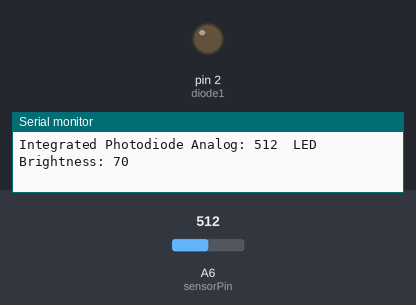
The sketch below on a simulated Arduino Nano, built with avr-gcc and run on an emulated ATmega328P. Shown: output pins drawn as LEDs (lit = HIGH), the last lines printed to the serial monitor. The test bench sets the inputs (shaded band); at power-on: A6 (sensorPin) = 512.

Above: at 7.2 s.
At 28.1 s:
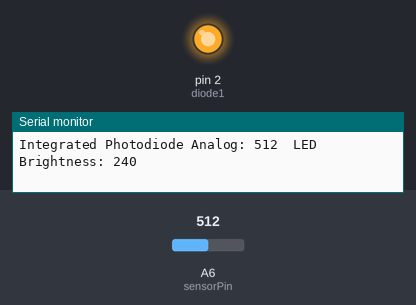
Timing chart, 0 to 71.5 s (numbered marks = the images above):
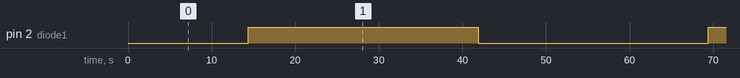

Measured:
- by itself, pin 2 (diode1): alternates HIGH for 27.5 s and LOW for 27.5 s

The sketch:

LED_dim_integrate_diode.ino
```cpp
int diode1 = 2;           // the PWM pin the LED is attached to
int brightness = 0;       // how bright the LED is
int fadeAmount = 10;      // how many points to fade the LED by
const int sensorPin = A6; // Define the analog input pin A6

// the setup routine runs once when you press reset:
void setup() {
  // declare pin 2 to be an output:
  pinMode(diode1, OUTPUT);
  Serial.begin(9600); // Initialize serial communication at 9600 baud rate
}

// the loop routine runs over and over again forever:
void loop() {
  unsigned long startTime = millis(); // Record the start time
  unsigned long sum = 0; // Variable to accumulate the sum of readings
  int count = 0; // Counter to keep track of the number of readings

  // Integrate the analog readings over 100ms
  while (millis() - startTime < 100) {
    sum += analogRead(sensorPin); // Add each reading to the sum
    count++; // Increment the count
  }

  // Calculate the average value
  int integratedValue = sum / count;

  // set the brightness of pin 2:
  analogWrite(diode1, brightness);

  // change the brightness for next time through the loop:
  brightness = brightness + fadeAmount;

  // reverse the direction of the fading at the ends of the fade:
  if (brightness <= 0 || brightness >= 250) {
    fadeAmount = -fadeAmount;
  }

  // Print integrated sensor value and LED brightness to the serial monitor
  Serial.print("Integrated Photodiode Analog: ");
  Serial.print(integratedValue);
  Serial.print("\t"); // Tab character
  Serial.print("LED Brightness: ");
  Serial.println(brightness);

  // Wait for 1 second before reading the sensor again
  delay(1000);
}
```
